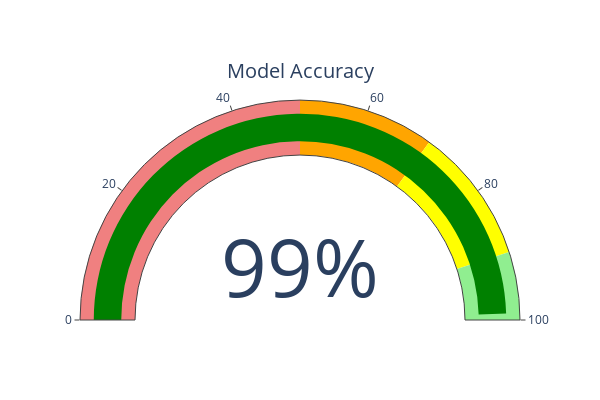

Notebook source saved alongside this figure:
### Code cell
fig = go.Figure(go.Indicator(
    mode="gauge+number",
    value=accuracy_2,
    title={'text': "Model Accuracy"},
    number={'suffix': "%"},
    gauge={
        'axis': {'range': [0, 100]},
        'bar': {'color': "green"},
        'steps': [
            {'range': [0, 50], 'color': "lightcoral"},
            {'range': [50, 70], 'color': "#FFA500"},
            {'range': [70, 90], 'color': "yellow"},
            {'range': [90, 100], 'color': "lightgreen"}
        ],
    }
))
fig.update_layout(
    width=600,
    height=400,
)
# fig.write_image("accuracy_nn2.png", scale=2)
fig.show()

### Figure 1 — Plotly figure (JSON) as saved in the notebook; plotly's stock layout.template omitted (floating-point values rounded to 4 significant figures)
{"data": [{"gauge": {"axis": {"range": [0, 100]}, "bar": {"color": "green"}, "steps": [{"color": "lightcoral", "range": [0, 50]}, {"color": "#FFA500", "range": [50, 70]}, {"color": "yellow", "range": [70, 90]}, {"color": "lightgreen", "range": [90, 100]}]}, "mode": "gauge+number", "number": {"suffix": "%"}, "title": {"text": "Model Accuracy"}, "type": "indicator", "value": 99}], "layout": {"height": 400, "width": 600}}
